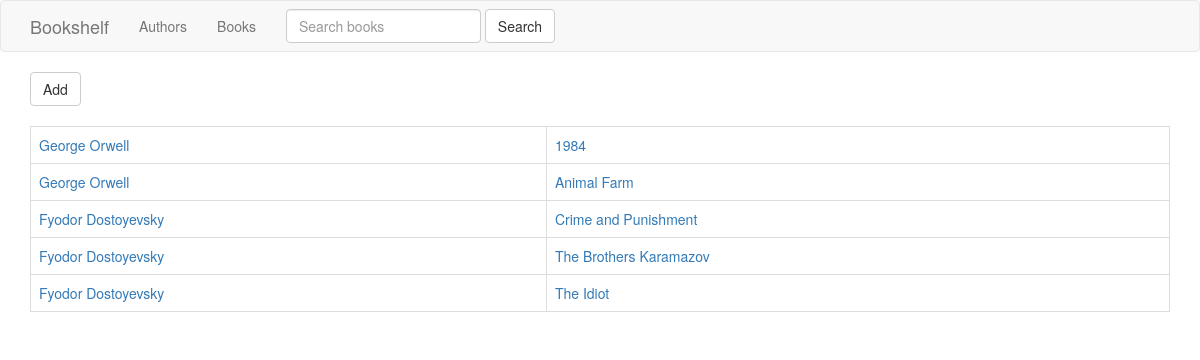
The app's page /bookshelf/books/, older data.
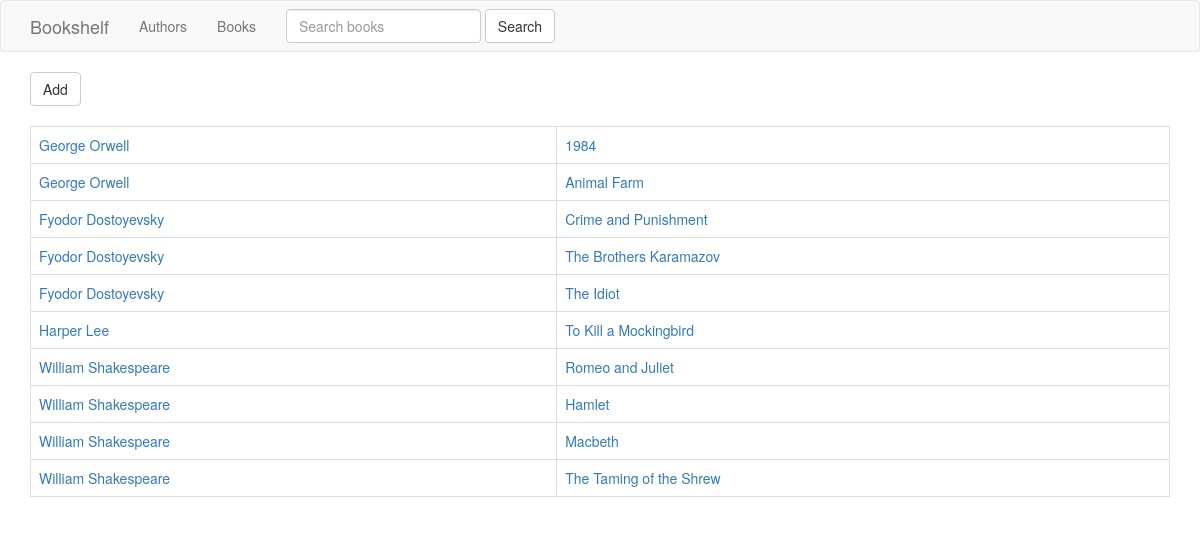
The same page, newer data.
### bookshelf/models.py (models this page shows, shortened)
class Book(models.Model):
    author = models.ForeignKey(Author, on_delete=models.CASCADE)
    title = models.CharField(max_length=100)
    description = models.TextField()

class Author(models.Model):
    name = models.CharField(max_length=100)
    about = models.TextField()
    def __str__(self):
        return self.name

### bookshelf/views.py (the view)
class Books(ListView):
    model = Book
    template_name = 'bookshelf/books.html'
    def get_queryset(self):
        return self.model.objects.all()

### bookshelf/templates/bookshelf/books.html (shortened to what this page needs)
{% extends 'bookshelf/base.html' %}
{% block body %}
  <a href="{% url 'bookshelf:book-add' %}">
    <button class="btn btn-default" type="submit">Add</button>
  </a><br><br>
  {% if object_list %}
    <table class="table table-bordered table-hover">
      <tbody>
      {% for book in object_list %}
        <tr>
          <td><a href="{% url 'bookshelf:author' book.author.id %}">{{ book.author }}</a></td>
          <td><a href="{% url 'bookshelf:book' book.id %}">{{ book.title }}</a></td>
        </tr>
      {% endfor %}
      </tbody>
    </table>
  {% else %}
    <h3>There're not any books yet</h3>
  {% endif %}
{% endblock %}

### bookshelf/templates/bookshelf/base.html (shortened to what this page needs)
{% load static %}
<!DOCTYPE html>
<html lang="en">
<head>
  <link rel="stylesheet" href="{% static 'bookshelf/css/bootstrap.min.css' %}">
</head>
<body>
<nav class="navbar navbar-default">
  <div class="container">
    <div class="navbar-header">
      <a class="navbar-brand" href="">Bookshelf</a>
    </div>
    <div class="collapse navbar-collapse" id="navBar">
      <ul class="nav navbar-nav">
        <li>
          <a href="{% url 'bookshelf:authors' %}">
            <span aria-hidden="true">Authors</span>
          </a>
        </li>
        <li>
          <a href="{% url 'bookshelf:books' %}">
            <span aria-hidden="true">Books</span>
          </a>
        </li>
      </ul>
      <form class="navbar-form navbar-left" method="get" action="{% url 'bookshelf:books-search' %}">
        <div class="form-group">
          <input class="form-control" type="text" name="q" placeholder="Search books" value="{{ request.GET.q }}">
          <button type="submit" class="btn btn-default">Search</button>
        </div>
      </form>
    </div>
  </div>
</nav>
<div class="container">
  {% block body %}
  {% endblock %}
</div>
</body>
</html>

Row changes from the older to the newer data that the page shows:
added Book: author "Harper Lee", title "To Kill a Mockingbird"
added Book: author "William Shakespeare", title "Romeo and Juliet"
added Book: author "William Shakespeare", title "Hamlet"
added Book: author "William Shakespeare", title "Macbeth"
added Book: author "William Shakespeare", title "The Taming of the Shrew"
